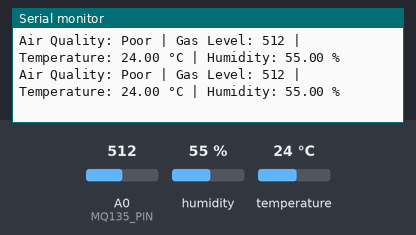
Recording of a sketch running on a simulated Arduino Uno, built with avr-gcc and run on an emulated ATmega328P. Parts: the last lines printed to the serial monitor. The test bench sets the inputs (shaded band); at power-on: A0 (MQ135_PIN) = 512, humidity 55 %, temperature 24 °C.

Above: at 2.8 s.
2.9 s: A0 (MQ135_PIN) set to 582
At 4.9 s:
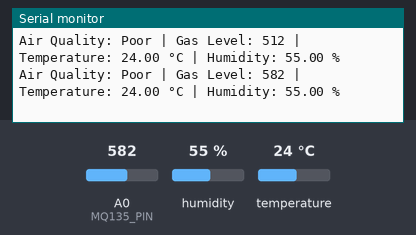
5.6 s: A0 (MQ135_PIN) set to 612
At 6.7 s:
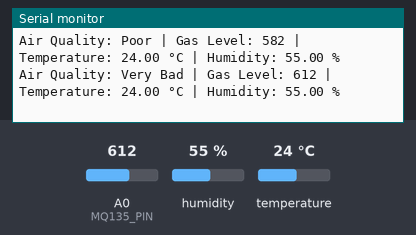
9.6 s: A0 (MQ135_PIN) set to 885
At 10.6 s:
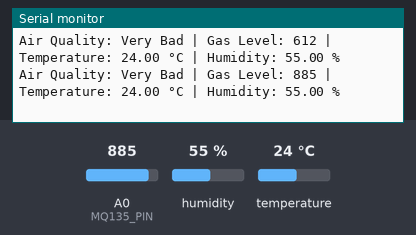
12.3 s: A0 (MQ135_PIN) set to 912
At 15.7 s:
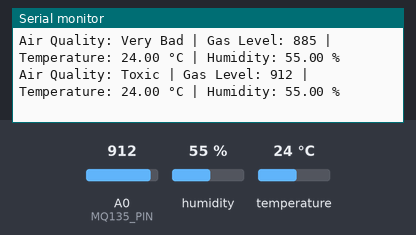

The sketch:

AtmosTrack.ino
```cpp
#include <DHT.h>

#define DHTPIN 2       // DHT11 sensor connected to digital pin 2
#define DHTTYPE DHT11  // Define sensor type
DHT dht(DHTPIN, DHTTYPE);

#define MQ135_PIN A0   // MQ135 sensor connected to analog pin A0

void setup() {
    Serial.begin(9600);  // Start serial communication
    dht.begin();
}

void loop() {
    // Read MQ135 Sensor
    int gasValue = analogRead(MQ135_PIN);

    // Read DHT11 Sensor
    float temperature = dht.readTemperature();
    float humidity = dht.readHumidity();

    // Air Quality Classification
    String airQuality;
    if (gasValue < 300) {
        airQuality = "Good";
    } else if (gasValue < 600) {
        airQuality = "Poor";
    } else if (gasValue < 900) {
        airQuality = "Very Bad";
    } else {
        airQuality = "Toxic";
    }

    // Display Data on Serial Monitor
    Serial.print("Air Quality: ");
    Serial.print(airQuality);
    Serial.print(" | Gas Level: ");
    Serial.print(gasValue);
    Serial.print(" | Temperature: ");
    Serial.print(temperature);
    Serial.print(" °C | Humidity: ");
    Serial.print(humidity);
    Serial.println(" %");

    delay(2000);  // Wait for 2 seconds before next reading
}
```

Measured:
- the behaviour switches between 599 and 600 on A0 (MQ135_PIN) (found by bisection; images 1 and 2)
- the behaviour switches between 899 and 900 on A0 (MQ135_PIN) (found by bisection; images 3 and 4)
- after the input at 2.9 s, the serial monitor: prints a new line after 1.2 s (image 1)
- after the input at 5.6 s, the serial monitor: prints a new line after 0.54 s (image 2)
- after the input at 9.6 s, the serial monitor: prints a new line after 0.63 s (image 3)
- after the input at 12.3 s, the serial monitor: prints a new line after 2.0 s (image 4)
